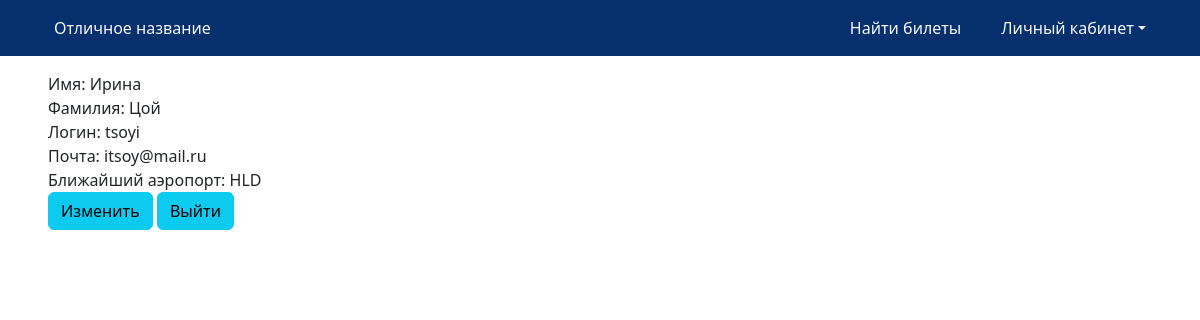
/profile/tsoyi/, run on the app's committed database.
### main/models.py (models this page shows, shortened)
class Profile(models.Model):
    class Meta:
        verbose_name = 'Профиль'
        verbose_name_plural = 'Профили'
    user = models.OneToOneField(User, on_delete=models.CASCADE)
    location = models.CharField(verbose_name='Ближайший аэропорт', max_length=30, null=True)

### main/views.py (the view)
# urls.py: path('profile/<str:username>/', ShowProfile.as_view(), name='profile'),
class ShowProfile(DetailView):
    model = Profile
    template_name = 'user/profile.html'
    context_object_name = 'profile'
    def get_object(self, queryset=None):
        username = self.kwargs.get('username')
        user = get_object_or_404(User, username=username)
        profile = user.profile
        return profile

### templates/user/profile.html
{% extends 'main/base.html' %}
{% block body %}
    {% if profile %}
        Имя: {{ profile.user.first_name }}
        <br>
        Фамилия: {{ profile.user.last_name }}
        <br>
        Логин: {{ profile.user.username }}
        <br>
        Почта: {{ profile.user.email }}
        <br>
        Ближайший аэропорт: {{ profile.location }}
        <br>
        <a href="{% url 'edit' username=request.user.username %}" class="btn btn-info">Изменить</a>
        <a href="{% url 'logout' %}" class="btn btn-info">Выйти</a>
    {% endif %}
{% endblock %}

### data on the page
Profile: user.first_name "Ирина", user.last_name "Цой", user.username "tsoyi", user.email "itsoy@mail.ru", location "HLD"
